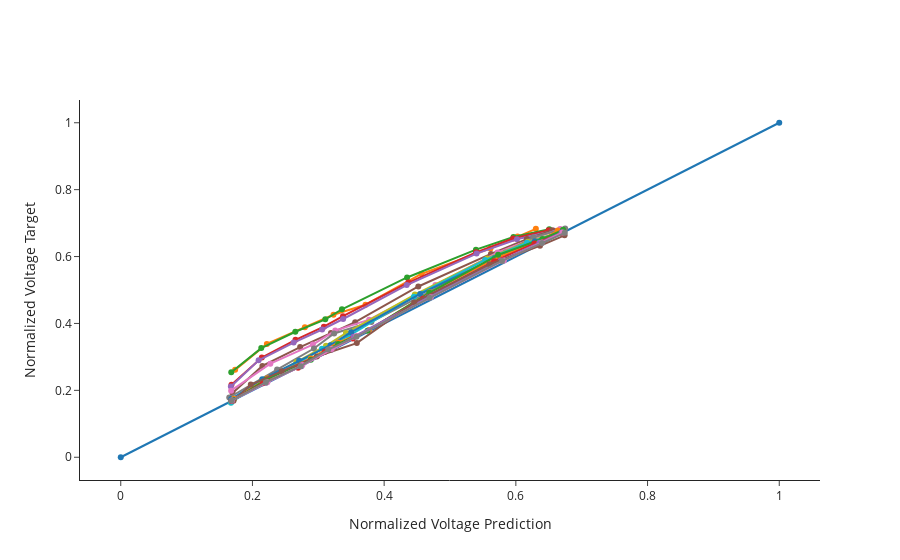

The code cell stored with this chart in its notebook:
### Code cell
fig = go.Figure()
fig.add_trace(go.Scatter(x=[0, 1], y=[0, 1], showlegend=False, mode="markers+lines"))
for i in range(0, len(datasets["X_train"]), batch_size * skip):
    df_pred = pd.DataFrame(model.predict(datasets["X_train"][i : i + batch_size], verbose=0)[:, :, 2])
    df_train = pd.DataFrame(datasets["y_train"][i : i + batch_size][:, :, 2])
    fig.add_trace(
        go.Scatter(
            x=df_pred.values[0],
            y=df_train.values[0],
            showlegend=False,
            mode="markers+lines",
        )
    )

fig.update_yaxes(title="Normalized Voltage Target")
fig.update_xaxes(title="Normalized Voltage Prediction")
fig.update_layout(template="simple_white")
fig.update_layout(height=500)

### Figure 1 — Plotly figure (JSON) as saved in the notebook; plotly's stock layout.template omitted (floating-point values rounded to 4 significant figures)
{"data": [{"mode": "markers+lines", "showlegend": false, "type": "scatter", "x": [0, 1], "y": [0, 1]}, {"mode": "markers+lines", "showlegend": false, "type": "scatter", "x": [0.6304, 0.6026, 0.5614, 0.4565, 0.3717, 0.3231, 0.2796, 0.2219, 0.1737], "y": [0.683, 0.6601, 0.6244, 0.548, 0.456, 0.4261, 0.3884, 0.3388, 0.2612]}, {"mode": "markers+lines", "showlegend": false, "type": "scatter", "x": [0.6507, 0.5964, 0.5394, 0.4348, 0.3359, 0.3106, 0.2651, 0.2134, 0.1678], "y": [0.6813, 0.6582, 0.6206, 0.5375, 0.4423, 0.4124, 0.3752, 0.3262, 0.2538]}, {"mode": "markers+lines", "showlegend": false, "type": "scatter", "x": [0.6497, 0.5957, 0.5395, 0.4368, 0.3375, 0.3085, 0.2654, 0.2142, 0.1681], "y": [0.6786, 0.6539, 0.6127, 0.5221, 0.4219, 0.3905, 0.3511, 0.298, 0.217]}, {"mode": "markers+lines", "showlegend": false, "type": "scatter", "x": [0.6581, 0.6017, 0.5403, 0.4342, 0.3377, 0.3058, 0.2626, 0.2094, 0.1673], "y": [0.6774, 0.6518, 0.6088, 0.5147, 0.4133, 0.3819, 0.3427, 0.2896, 0.2114]}, {"mode": "markers+lines", "showlegend": false, "type": "scatter", "x": [0.6554, 0.6166, 0.5621, 0.4519, 0.356, 0.3192, 0.2724, 0.2151, 0.1698], "y": [0.6786, 0.6522, 0.6078, 0.5105, 0.4036, 0.3717, 0.3295, 0.273, 0.1923]}, {"mode": "markers+lines", "showlegend": false, "type": "scatter", "x": [0.6672, 0.6302, 0.5722, 0.4779, 0.3772, 0.3257, 0.2917, 0.2272, 0.1676], "y": [0.6823, 0.6565, 0.6121, 0.5147, 0.4114, 0.3786, 0.3368, 0.2799, 0.1991]}, {"mode": "markers+lines", "showlegend": false, "type": "scatter", "x": [0.6748, 0.6266, 0.5845, 0.4866, 0.3806, 0.324, 0.2933, 0.2374, 0.1648], "y": [0.684, 0.6577, 0.6123, 0.5119, 0.4046, 0.3701, 0.3251, 0.262, 0.1786]}, {"mode": "markers+lines", "showlegend": false, "type": "scatter", "x": [0.6667, 0.6182, 0.5563, 0.4467, 0.3419, 0.3117, 0.2667, 0.2135, 0.1672], "y": [0.6731, 0.6442, 0.5942, 0.4864, 0.3711, 0.3334, 0.2845, 0.2278, 0.1643]}, {"mode": "markers+lines", "showlegend": false, "type": "scatter", "x": [0.6674, 0.617, 0.5533, 0.4452, 0.3459, 0.3055, 0.2643, 0.21, 0.1674], "y": [0.6708, 0.6413, 0.5897, 0.4799, 0.3622, 0.324, 0.2751, 0.2219, 0.1629]}, {"mode": "markers+lines", "showlegend": false, "type": "scatter", "x": [0.6685, 0.6289, 0.5682, 0.4548, 0.3501, 0.3186, 0.2709, 0.2149, 0.1679], "y": [0.6745, 0.6458, 0.5954, 0.4881, 0.374, 0.3351, 0.2882, 0.2336, 0.1742]}, {"mode": "markers+lines", "showlegend": false, "type": "scatter", "x": [0.6636, 0.6409, 0.5751, 0.4692, 0.3769, 0.3307, 0.2885, 0.2227, 0.1718], "y": [0.6781, 0.6498, 0.5998, 0.4932, 0.3803, 0.3434, 0.2954, 0.236, 0.1745]}, {"mode": "markers+lines", "showlegend": false, "type": "scatter", "x": [0.6717, 0.6403, 0.5731, 0.4686, 0.3747, 0.3301, 0.2887, 0.2212, 0.1713], "y": [0.68, 0.6526, 0.6053, 0.4916, 0.3783, 0.3386, 0.2918, 0.2328, 0.1717]}, {"mode": "markers+lines", "showlegend": false, "type": "scatter", "x": [0.6699, 0.6283, 0.5671, 0.459, 0.3523, 0.31, 0.2693, 0.2158, 0.1681], "y": [0.6697, 0.6393, 0.5859, 0.474, 0.355, 0.315, 0.2676, 0.2212, 0.1683]}, {"mode": "markers+lines", "showlegend": false, "type": "scatter", "x": [0.6695, 0.6358, 0.5772, 0.4657, 0.3536, 0.3199, 0.2744, 0.2207, 0.1686], "y": [0.6716, 0.6415, 0.5882, 0.4779, 0.36, 0.3212, 0.2724, 0.2227, 0.1698]}, {"mode": "markers+lines", "showlegend": false, "type": "scatter", "x": [0.674, 0.6367, 0.5599, 0.4457, 0.3585, 0.2978, 0.2444, 0.1975, 0.1712], "y": [0.6635, 0.6321, 0.5769, 0.4627, 0.3413, 0.3013, 0.2568, 0.2175, 0.1686]}, {"mode": "markers+lines", "showlegend": false, "type": "scatter", "x": [0.6711, 0.6398, 0.5819, 0.4707, 0.3578, 0.3203, 0.2758, 0.2227, 0.169], "y": [0.6717, 0.6416, 0.5883, 0.4782, 0.3622, 0.3236, 0.2756, 0.2244, 0.1698]}, {"mode": "markers+lines", "showlegend": false, "type": "scatter", "x": [0.6743, 0.6397, 0.579, 0.469, 0.358, 0.3151, 0.2732, 0.2202, 0.1683], "y": [0.6709, 0.6406, 0.587, 0.4767, 0.3606, 0.3218, 0.2723, 0.2236, 0.1696]}], "layout": {"autosize": true, "xaxis": {"autorange": true, "range": [-0.06426, 1.064], "title": {"text": "Normalized Voltage Prediction"}, "type": "linear"}, "yaxis": {"autorange": true, "range": [-0.07041, 1.07], "title": {"text": "Normalized Voltage Target"}, "type": "linear"}}}
